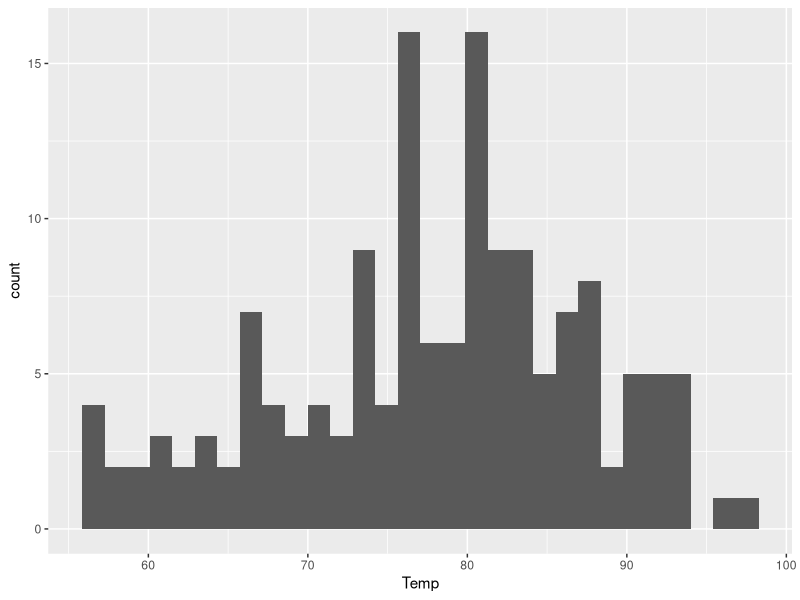

R code for this plot:
#Visualize maximum daily temperature using histogram.
library(ggplot2)
p<-ggplot(airquality, aes(x = Temp)) +  geom_histogram()
print(p)